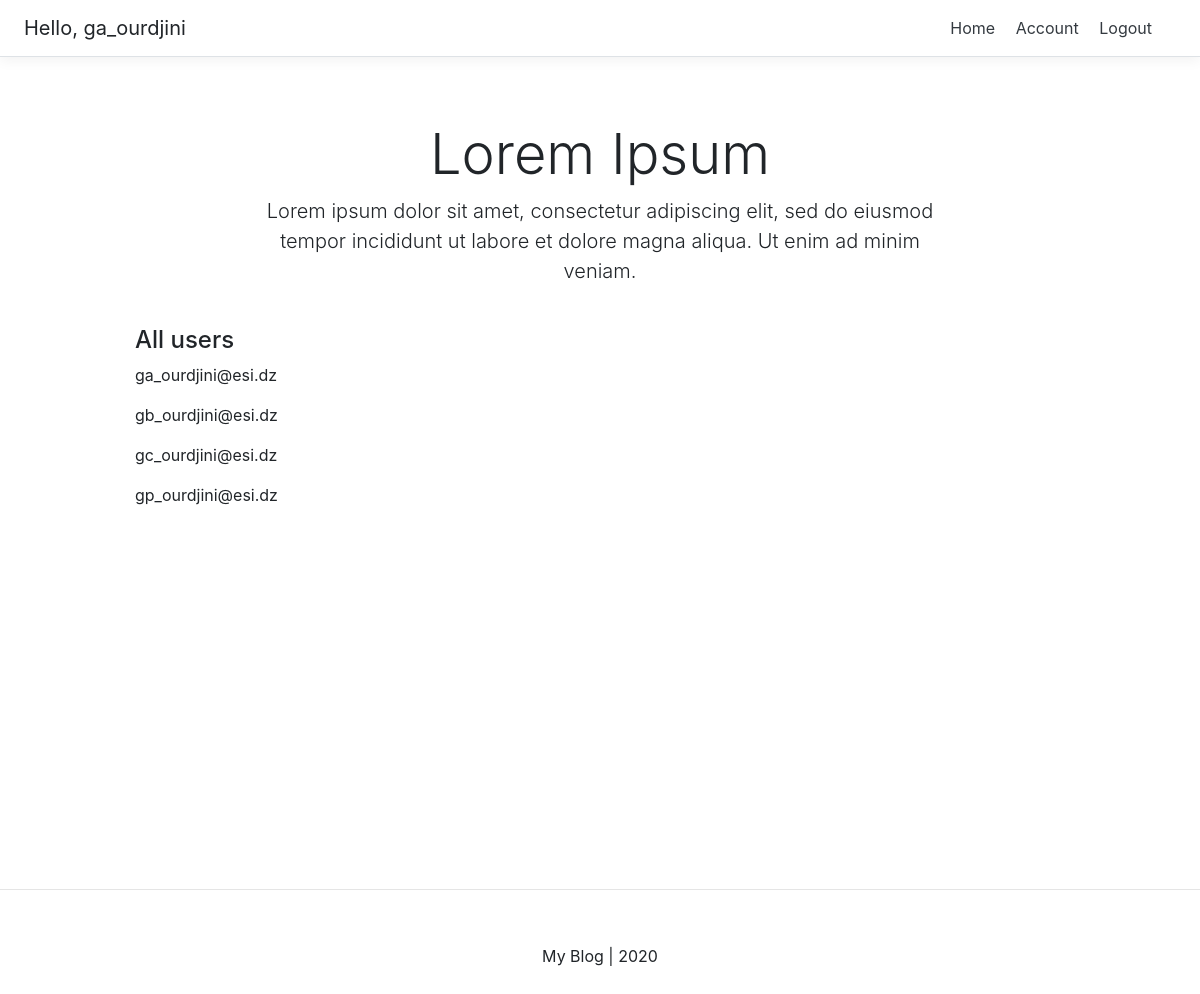
The page / (signed in) on the database its author committed.
### account/models.py (models this page shows, shortened)
class Account(AbstractBaseUser):
	email					= models.EmailField(verbose_name="email",max_length=60,unique=True)
	username				= models.CharField(max_length=30, unique=True)
	date_joined				= models.DateTimeField(verbose_name="date joined",auto_now_add=True)
	last_login				= models.DateTimeField(verbose_name="last login",auto_now=True)
	is_admin				= models.BooleanField(default=False)
	is_active				= models.BooleanField(default=True)
	is_staff				= models.BooleanField(default=False)
	is_superuser			= models.BooleanField(default=False)
	USERNAME_FIELD		= 'email'
	REQUIRED_FIELDS		= ['username',]
	objects = MyAccountManager()
	def __str__(self):
		return self.email

### personal/views.py (the view)
# urls.py: path('',home_screen_view,name='home'),
def home_screen_view(request):
    context = {}
    context['accounts'] = Account.objects.all()
    return render(request,'personal/home.html',context)#render(request,reference,context//data or variables)"""

### personal/templates/personal/home.html (shortened to what this page needs)
{% extends 'base.html'  %}
{% block content %}
	<div class="blog-header px-3 py-3 pt-md-5 pb-md-4 mx-auto text-center">
        <h1 class="display-4">Lorem Ipsum</h1>
        <p class="lead">
           Lorem ipsum dolor sit amet, consectetur adipiscing elit, sed do eiusmod tempor incididunt ut labore et dolore magna aliqua. Ut enim ad minim veniam.
        </p>
    </div>
    <div class="container">
    	<div class="d-flex flex-column">
    		<h4>All users</h4>
	    	{% for user in accounts %}
	        	<p>{{user}}</p>
	    	{% endfor %}
    	</div>
    </div>
{% endblock content %}

### templates/snippets/header.html (shortened to what this page needs)
<link rel="stylesheet" href="https://stackpath.bootstrapcdn.com/bootstrap/4.5.2/css/bootstrap.min.css">
<link rel="stylesheet" type="text/css" href="">
<div class="d-flex flex-column flex-md-row align-items-center p-3 px-md-4 mb-3 bg-white border-bottom box-shadow">
    <h5 class="my-0 mr-md-auto font-weight-normal">
        {% if request.user.is_authenticated %}
            Hello, {{request.user.username}}
        {% endif %}
    </h5>
    <nav class="my-2 my-md-0 mr-md-3">
        {% if request.user.is_authenticated %}
            <a class="p-2 text-dark" href="{% url 'home' %}">Home</a>
            <a class="p-2 text-dark" href="{% url 'account' %}">Account</a>
            <a class="p-2 text-dark" href="{% url 'logout' %}">Logout</a>
        {% else %}
            <a class="p-2 text-dark" href="{% url 'home' %}">Home</a>
            <a class="p-2 text-dark" href="{% url 'login' %}">Login</a>
            <a class="btn btn-outline-primary" href="{% url 'register' %}">Register</a>
        {% endif %}
    </nav>
</div>

### templates/snippets/header.html (style rules this page uses)
@media (min-width: 768px) { html { font-size: 16px; } }
.container { max-width: 960px; }
.blog-header { max-width: 700px; }
.border-bottom { border-bottom: 1px solid #e5e5e5; }
.box-shadow { box-shadow: 0 .25rem .75rem rgba(0, 0, 0, .05); }

### rows shown on the page
Account: user.username "ga_ourdjini", email "ga_ourdjini@esi.dz"
Account: email "gb_ourdjini@esi.dz"
Account: email "gc_ourdjini@esi.dz"
Account: email "gp_ourdjini@esi.dz"
